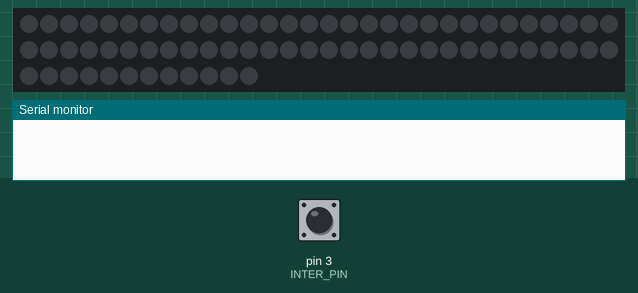
A sketch run on a simulated Arduino Uno, built with avr-gcc and run on an emulated ATmega328P. Parts: 72 RGB LEDs in strip order, left to right, continuing on the next row, the last lines printed to the serial monitor. Inputs (shaded band) come from the test bench; at power-on: pin 3 (INTER_PIN) LOW. The strip is taken to match the declared colour order; random numbers use the default seed unless the sketch sets one.

Above: at 1.2 s.
1.3 s: pin 3 (INTER_PIN) driven HIGH
At 1.6 s:
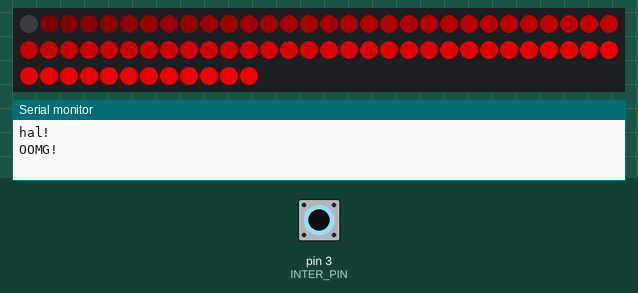
2.8 s: pin 3 (INTER_PIN) pulsed LOW 5 times (0.12 s each, 0.3 s apart)
At 3.07 s:
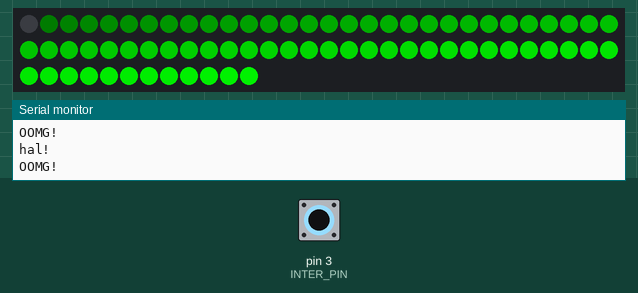
At 4.5 s:
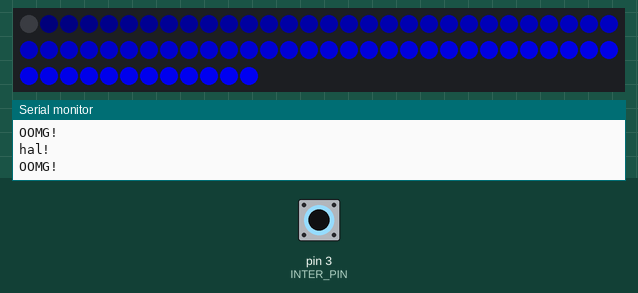
Timing chart, 0 to 6.0 s (numbered marks = the images above; inputs shaded):
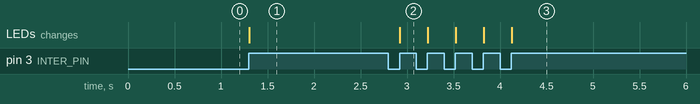

The sketch:

LED_SIMPLE.ino
```cpp
/*
	Вращающийся дисплей на адресной ленте WS2812
	Добавление своих изображений:
		- Формат bmp
		- Разрешение 200х200px
	Настройки программы (из видео):
		- 36 сегментов
		- Размер сегмента не важен
		- 10 градусов
		- 1 градус в отсчёте
		- Глубина цвета 16 бит
	Настройки здесь:
		- Разрешение 10 градусов
		- Скорость мотора 160 (это 160/255 * 12 Вольт)
		- Лента 144 диода/метр, полметра
		- Кнопка 2 не задействована
*/

#define NUM_LEDS 72     // количество светодиодов
#define BRIGHTNESS 255  // яркость
#define RES 10          // разрешение (каждые n градусов)
#define OFFSET 0      // сдвиг по углу (0-360)
#define NUM_FRAMES 8    // количество фреймов анимации
#define FRAME_RATE 60   // количество перерисовок между сменой кадра

#define PIN 4           // пин ленты
#define INTER_PIN 3 //Датчик холла 3 или 2 пин

#include "Adafruit_NeoPixel.h"

Adafruit_NeoPixel strip = Adafruit_NeoPixel(NUM_LEDS, PIN, NEO_RGB + NEO_KHZ800);

boolean motor_state = false;
volatile uint32_t timer;
volatile uint32_t period, new_period, period_f;
volatile boolean timer_isr, hall_isr, new_loop;


void setup() {
  Serial.begin(115200);
  strip.begin();
  strip.setBrightness(BRIGHTNESS);
  attachInterrupt(digitalPinToInterrupt(INTER_PIN), hall, RISING);
  strip.show();
}

void hall() {   // тут у нас тахометр
/*
2100об/мин -> 2100об/60с -> 35об/с -> 1об/0.028с
*/
  if (micros() - timer > 15000) {     // фильтруем ложные // 0.030sec
    new_period = micros() - timer;    // вот он вот он период оборота
    timer = micros();
    hall_isr = true;
    Serial.print("hal!\n");
  }
}


byte counter1 = 0, counter2 = 1,counter3 = 1;
void animation_simple() {
  strip.clear();
  for(int i=0; i<NUM_LEDS;i++){
    if(counter1==0)
    strip.setPixelColor(i, strip.Color(i*3,0,0));
    if(counter1==1)strip.setPixelColor(i, strip.Color(0,i*3,0));
    if(counter1==2)strip.setPixelColor(i, strip.Color(0,0,i*3));
  }
  counter1=(counter1+1)%3;
  /*strip.setPixelColor(counter1, strip.Color(255,0,0));
  strip.setPixelColor(counter2,  strip.Color(0,255,0));
  strip.setPixelColor(counter3,  strip.Color(0,0,255));
  counter1=((counter1+3)%(NUM_LEDS-20))+20;
  counter2=((counter2+3)%(NUM_LEDS-20))+20;
  counter3=((counter3+3)%(NUM_LEDS-20))+20;*/
  strip.show();
  Serial.print("OOMG!\n");
}
////////////////////////////////////////

#define HUE_START 3     // начальный цвет огня (0 красный, 80 зелёный, 140 молния, 190 розовый)
#define HUE_GAP 18      // коэффициент цвета огня (чем больше - тем дальше заброс по цвету)
#define SMOOTH_K 1   // коэффициент плавности огня
#define MIN_BRIGHT 80   // мин. яркость огня
#define MAX_BRIGHT 255  // макс. яркость огня
#define MIN_SAT 245     // мин. насыщенность
#define MAX_SAT 255     // макс. насыщенность

// для разработчиков
#define ZONE_AMOUNT NUM_LEDS   // количество зон
byte zoneValues[ZONE_AMOUNT];
byte zoneRndValues[ZONE_AMOUNT];

uint32_t  getFireColor(int val) {
  // чем больше val, тем сильнее сдвигается цвет, падает насыщеность и растёт яркость
  return strip.ColorHSV(
           HUE_START + map(val, 20, 60, 0, HUE_GAP),                    // H
           constrain(map(val, 20, 60, MAX_SAT, MIN_SAT), 0, 255),       // S
           constrain(map(val, 20, 60, MIN_BRIGHT, MAX_BRIGHT), 0, 255)  // V
         );
}

void fireTick() {
  int thisPos = 0, lastPos = 0;

  for( int i=0; i<ZONE_AMOUNT;i++) {
      zoneRndValues[i] = random(0, 10);
  }

  for( int i=0; i<ZONE_AMOUNT;i++) {
    zoneValues[i] = (float)zoneValues[i] * (1 - SMOOTH_K) + (float)zoneRndValues[i] * 10 * SMOOTH_K;
    //zoneValues[i] = (zoneRndValues[i] * 10 - zoneValues[i]) * SMOOTH_K;
    strip.setPixelColor(i, getFireColor(zoneValues[i]));
  }
  strip.show();
}

// возвращает цвет огня для одного пикселя
///////////////////////////////////


void loop() {
  if (hall_isr) {
    hall_isr = false;
    animation_simple();
    //fireTick();
  }
}
```

Measured:
- after the input at 1.3 s, the LEDs: change at once (image 1)
- after the input at 2.8 s, the LEDs: change after 0.12 s (image 2)
